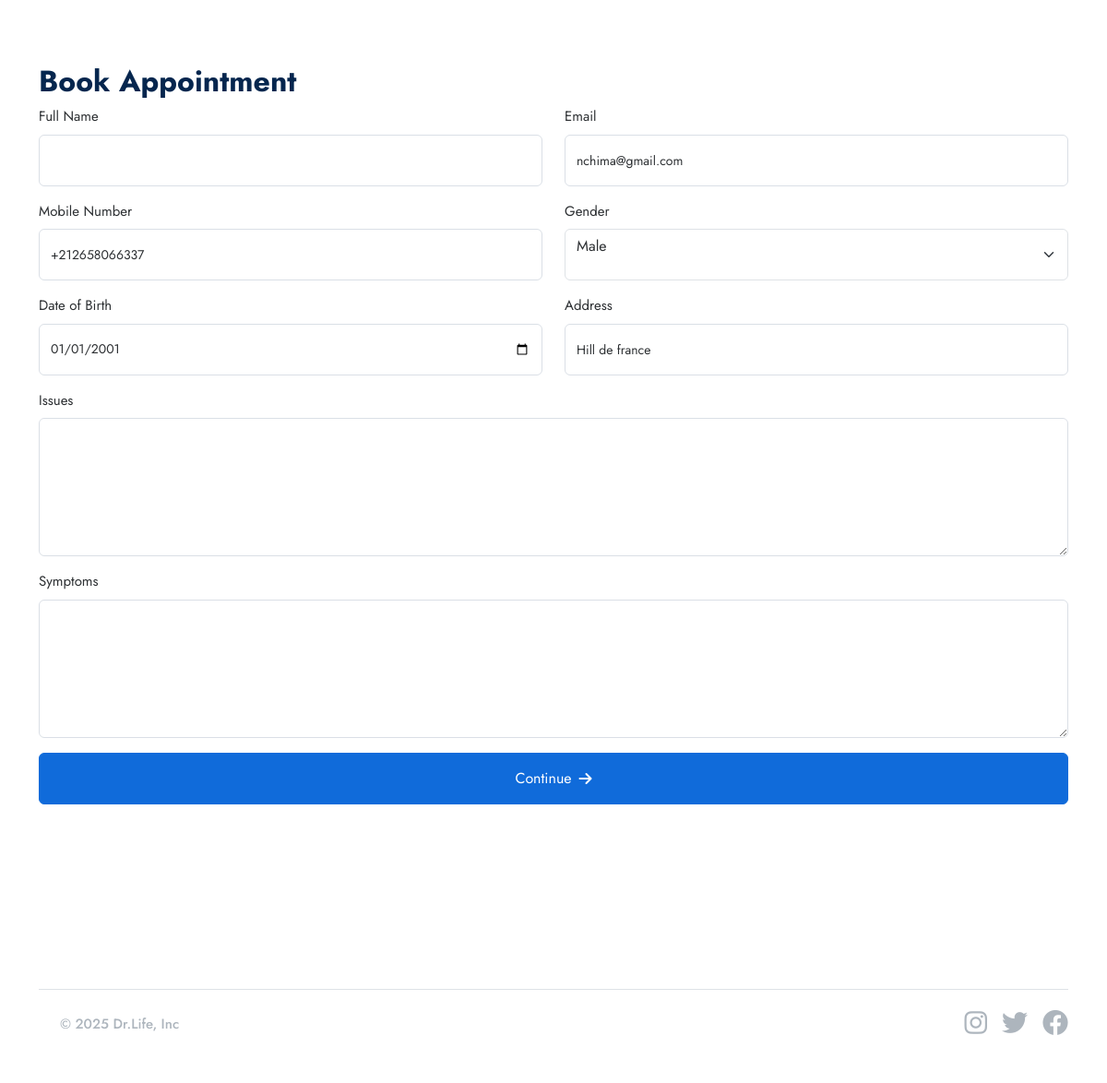
Page /book-appointment/1/1/ (signed in, lower part) on the earlier database version.
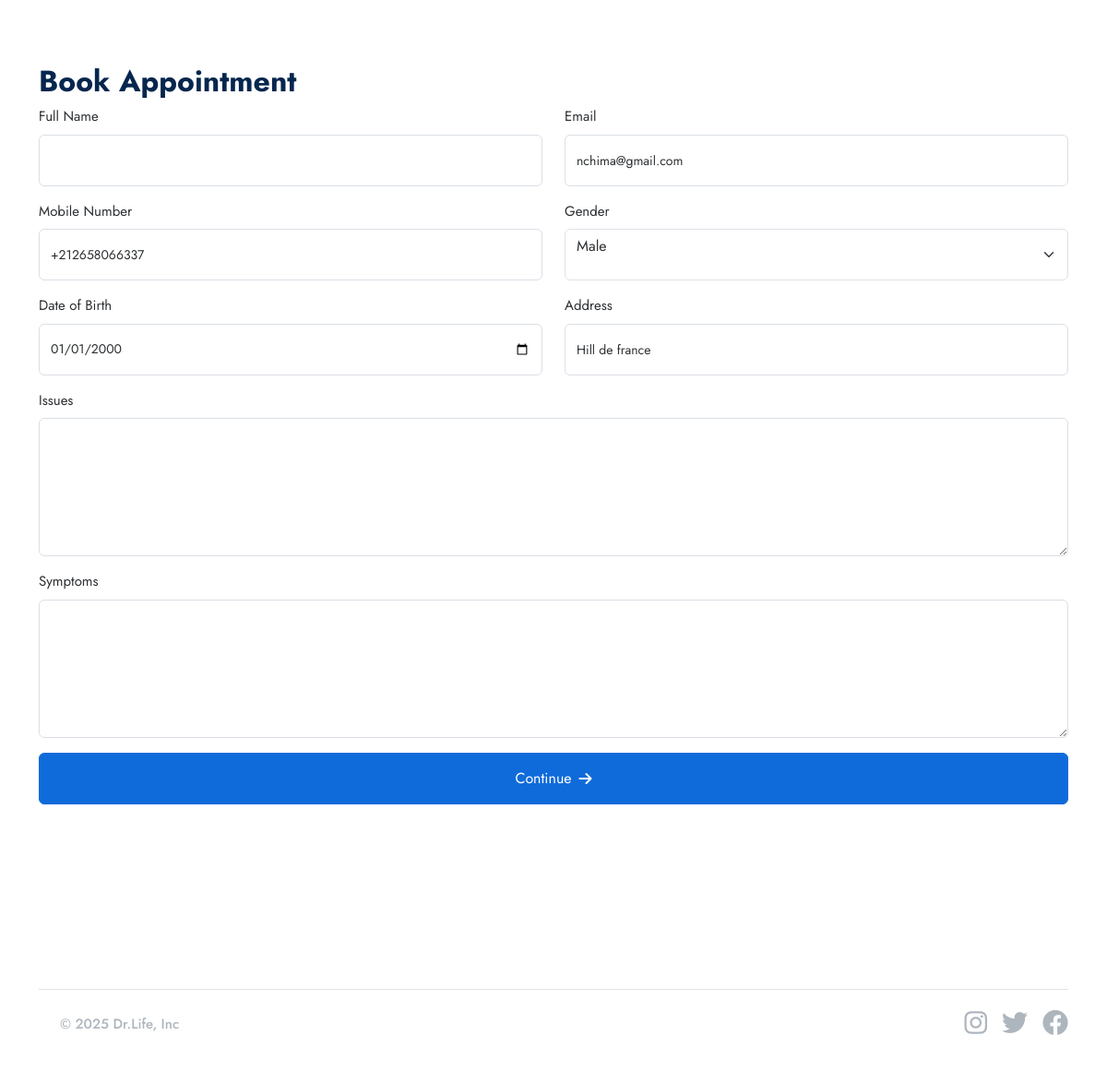
Same page on the later database version.
### patient/models.py (models this page shows, shortened)
class Patient(models.Model):
    user = models.OneToOneField(userauths_models.User, on_delete=models.CASCADE)
    image = models.ImageField(upload_to="images", null=True, blank=True)
    mobile = models.CharField(max_length=15, null=True, blank=True,)
    email = models.EmailField(max_length=100)
    address = models.CharField(max_length=100, null=True, blank=True)
    gender = models.CharField(max_length=10, choices=GENDER_CHOICES)
    dob = models.DateField()

### base/views.py (the view, shortened to what this page needs)
# urls.py: path("book-appointment/<service_id>/<doctor_id>/", views.book_appointment, name="book_appointment"),
@login_required
def book_appointment(request, service_id, doctor_id):
    service = base_models.Service.objects.get(id=service_id)
    doctor = doctor_models.Doctor.objects.get(id=doctor_id)
    patient =  patient_models.Patient.objects.get(user=request.user)
    context = {
        "service":service,
        "doctor":doctor,
        "patient":patient,
    }
    return render(request, "base/book_appointment.html", context)

### templates/base/book_appointment.html (shortened to what this page needs)
{% extends 'partials/base.html' %}
{% block content %}
    <section class="container">
    <div class="">
        <h2 class="">Book Appointment</h2>
    </div>
    <form class="row" method="POST">
        <div class="col-lg-6 mb-3">
            <label for="name" class="mb-2">Full Name</label>
            <input type="text" value="{{patient.user.first_name}} {{patient.user.last_name}}" name="full_name" class="form-control" placeholder="John Doe" />
        </div>
        <div class="col-lg-6 mb-3">
            <label for="name" class="mb-2">Email</label>
            <input type="text" value="{{patient.email}}" name="email" class="form-control" placeholder="johndoe@gmail.com" />
        </div>
        <div class="col-lg-6 mb-3">
            <label for="name" class="mb-2">Mobile Number</label>
            <input type="text" value="{{patient.mobile}}" name="mobile" class="form-control" placeholder="+123 (456) 7890" />
        </div>
        <div class="col-lg-6 mb-3">
            <label for="name" class="mb-2">Gender</label>
            <select name="gender" id="" class="form-select pb-4">
                <option {% if patient.gender == "Male" %} selected {% endif %} value="Male">Male</option>
            </select>
        </div>
        <div class="col-lg-6 mb-3">
            <label for="name"  class="mb-2">Date of Birth</label>
            <input type="date" value="{{patient.dob|date:'Y-m-d'}}" name="dob" class="form-control" />
        </div>
        <div class="col-lg-6 mb-3">
            <label for="name" class="mb-2">Address</label>
            <input type="text" value="{{patient.address}}" name="address" class="form-control" placeholder="123 Main Street" />
        </div>
        <div class="col-lg-12 mb-3">
            <label for="name" class="mb-2">Issues</label>
            <textarea name="issues" class="form-control" id=""></textarea>
        </div>
        <div class="col-lg-12 mb-3">
            <label for="name" class="mb-2">Symptoms</label>
            <textarea name="symptoms" class="form-control" id=""></textarea>
        </div>
        <div class="col-lg-12 mb-3">
            <button type="submit" class="btn btn-primary w-100">Continue <i class="fas fa-arrow-right ms-2"></i></button>
        </div>
    </form>
    </section>
{% endblock content %}

### templates/partials/base.html (shortened to what this page needs)
{% load static %}
<!DOCTYPE html>
<html lang="en">
    <head>
        <link rel="stylesheet" href="https://cdn.jsdelivr.net/npm/bootstrap-icons@1.11.3/font/bootstrap-icons.min.css" />
        <link href="https://cdn.jsdelivr.net/npm/bootstrap@5.3.3/dist/css/bootstrap.min.css" rel="stylesheet" />
        <link href="https://cdnjs.cloudflare.com/ajax/libs/font-awesome/6.0.0/css/all.min.css" rel="stylesheet" />
        <link rel="stylesheet" href="https://cdn.jsdelivr.net/npm/bootstrap-icons@1.11.3/font/bootstrap-icons.min.css" />
        <link rel="stylesheet" href="{% static 'assets/css/style.css' %}" />
    </head>
    <body>
        {% block content %}
        {% endblock content %}
        <section class="container">
            <footer class="d-flex flex-wrap justify-content-between align-items-center py-3 my-4 border-top">
                <div class="col-md-4 d-flex align-items-center">
                    <a href="/" class="mb-3 me-2 mb-md-0 text-muted text-decoration-none lh-1">
                        <svg class="bi" width="30" height="24"><use xlink:href="#bootstrap" /></svg>
                    </a>
                    <span class="mb-3 mb-md-0 text-muted">&copy; 2025 Dr.Life, Inc</span>
                </div>
                <ul class="nav col-md-4 justify-content-end list-unstyled d-flex">
                    <li class="ms-3 fs-3">
                        <a class="text-muted" href="#"><i class="fab fa-instagram"></i></a>
                    </li>
                    <li class="ms-3 fs-3">
                        <a class="text-muted" href="#"><i class="fab fa-twitter"></i></a>
                    </li>
                    <li class="ms-3 fs-3">
                        <a class="text-muted" href="#"><i class="fab fa-facebook"></i></a>
                    </li>
                </ul>
            </footer>
        </section>
    </body>
</html>

Differences in the rows shown:
changed Patient "nchima@gmail.com": dob "01/01/2001" → "01/01/2000"
